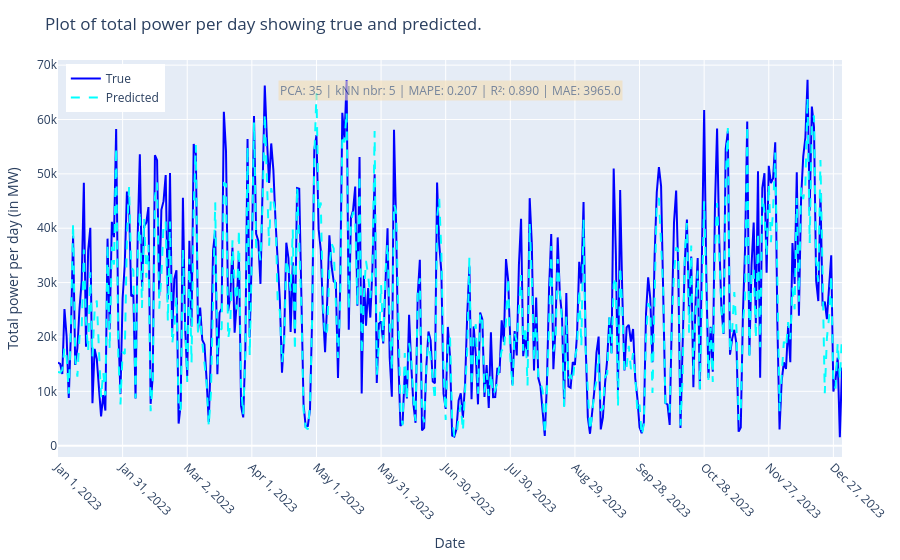

Source (notebook cell):
### Code cell
knn_test = kNN_Cross_Validation(mode="Testing", days_to_train_on=60)
knn_test.manual_input("2023-01-01",365)
knn_test.run()
print(f"Error Scores: MAPE = {knn_test.mape:.3f}, R² = {knn_test.r2:0.3f}, MAE = {knn_test.mae}.")

### Figure 1 — Plotly figure (JSON) as saved in the notebook; plotly's stock layout.template omitted (floating-point values rounded to 4 significant figures; data arrays with more than 128 entries replaced by an {"elided": "..."} marker saying what was removed)
{"data": [{"line": {"color": "blue"}, "mode": "lines", "name": "True", "type": "scatter", "x": {"elided": "365 str values"}, "y": {"elided": "365 float values"}}, {"line": {"color": "cyan", "dash": "dash"}, "mode": "lines", "name": "Predicted", "type": "scatter", "x": {"elided": "365 str values"}, "y": {"elided": "365 float values"}}], "layout": {"annotations": [{"align": "left", "bgcolor": "wheat", "font": {"size": 12}, "opacity": 0.6, "showarrow": false, "text": "PCA: 35 | kNN nbr: 5 | MAPE: 0.207 | R²: 0.890 | MAE: 3965.0", "x": 0.5, "xref": "paper", "y": 0.95, "yref": "paper"}], "legend": {"x": 0.01, "y": 0.99}, "margin": {"b": 60, "l": 40, "r": 20, "t": 60}, "title": {"text": "Plot of total power per day showing true and predicted."}, "xaxis": {"tickangle": 45, "tickvals": ["2023-01-01", "2023-01-31", "2023-03-02", "2023-04-01", "2023-05-01", "2023-05-31", "2023-06-30", "2023-07-30", "2023-08-29", "2023-09-28", "2023-10-28", "2023-11-27", "2023-12-27"], "title": {"text": "Date"}}, "yaxis": {"title": {"text": "Total power per day (in MW)"}}}}
